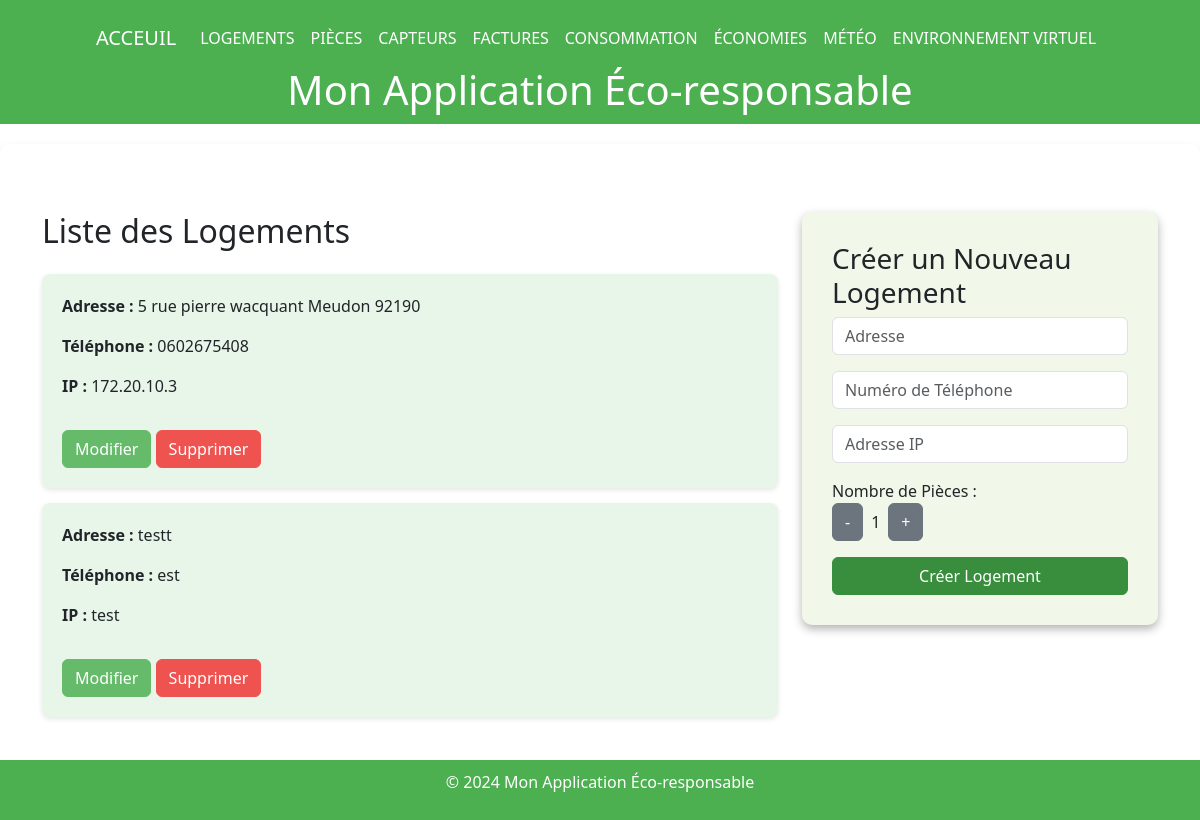
Page /logements on the earlier database version.
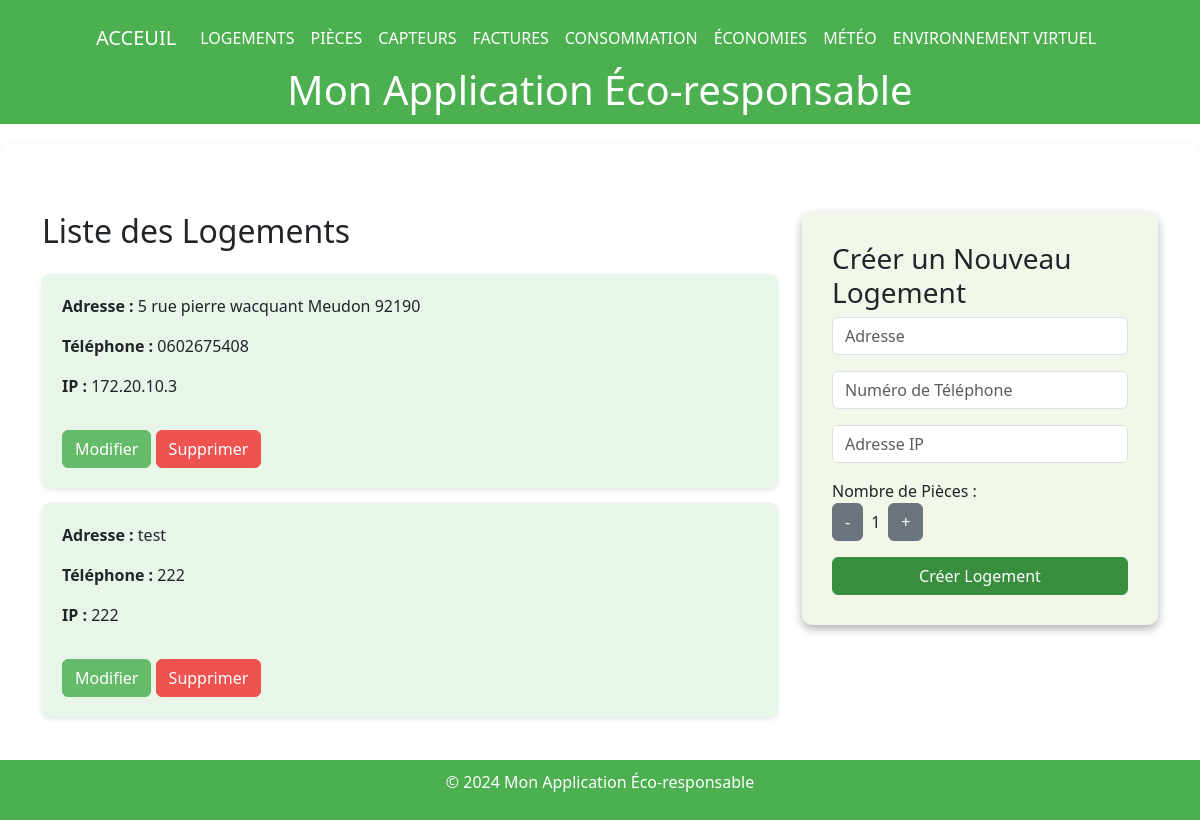
Same page on the later database version.
### tables this page shows
CREATE TABLE Housing (
housing_id INTEGER PRIMARY KEY, -- Identifiant unique pour chaque logement
address VARCHAR(255), -- Adresse du logement
phone_number VARCHAR(20), -- NumÃ©ro de contact pour le logement
ip_address VARCHAR(15), -- Adresse IP associÃ©e au logement
insert_date TIMESTAMP DEFAULT CURRENT_TIMESTAMP -- Horodatage de l'ajout de l'enregistrement
);

### main.py (the view)
@app.get("/logements", response_class=HTMLResponse)
def get_logements(request: Request):
    conn = get_db_connection()
    logements = conn.execute("SELECT * FROM Housing").fetchall()
    conn.close()
    logements_list = [dict(row) for row in logements]
    return templates.TemplateResponse("logements.html", {
        "request": request,
        "logements": logements_list
    })

### templates/logements.html (shortened to what this page needs)
{% extends "layout.html" %}
{% block extra_css %}
<link href="https://cdn.jsdelivr.net/npm/bootstrap@5.3.0/dist/css/bootstrap.min.css" rel="stylesheet">
{% endblock %}
{% block content %}
<div class="container my-5">
    <div class="row">
        <div class="col-md-8">
            <h2 class="mb-4">Liste des Logements</h2>
            {% for logement in logements %}
            <div class="logement-item d-flex flex-column">
                <p><strong>Adresse :</strong> {{ logement.address }}</p>
                <p><strong>Téléphone :</strong> {{ logement.phone_number }}</p>
                <p><strong>IP :</strong> {{ logement.ip_address }}</p>
                <div class="mt-3">
                    <button class="btn btn-warning"
                        onclick="openEditModal('{{ logement.housing_id }}', '{{ logement.address }}', '{{ logement.phone_number }}', '{{ logement.ip_address }}')">
                        Modifier
                    </button>
                    <button class="btn btn-danger"
                        onclick="deleteLogement('{{ logement.housing_id }}')">Supprimer</button>
                </div>
            </div>
            {% endfor %}
        </div>
        <div class="col-md-4">
            <div class="form-container">
                <h3>Créer un Nouveau Logement</h3>
                <form method="POST" action="/logements">
                    <input type="text" name="address" placeholder="Adresse" required class="form-control mb-3">
                    <input type="text" name="phone_number" placeholder="Numéro de Téléphone" required
                        class="form-control mb-3">
                    <input type="text" name="ip_address" placeholder="Adresse IP" required class="form-control mb-3">
                    <label>Nombre de Pièces :</label>
                    <div class="d-flex align-items-center mb-3">
                        <button type="button" class="btn btn-secondary me-2" onclick="decrementRooms()">-</button>
                        <span id="roomCounter">1</span>
                        <button type="button" class="btn btn-secondary ms-2" onclick="incrementRooms()">+</button>
                    </div>
                    <button type="submit" class="btn btn-success w-100">Créer Logement</button>
                </form>
            </div>
        </div>
    </div>
</div>
{% endblock %}

Differences in the rows shown:
changed Housing "test": address "testt" → "test"; phone_number "est" → "222"; ip_address "test" → "222"
